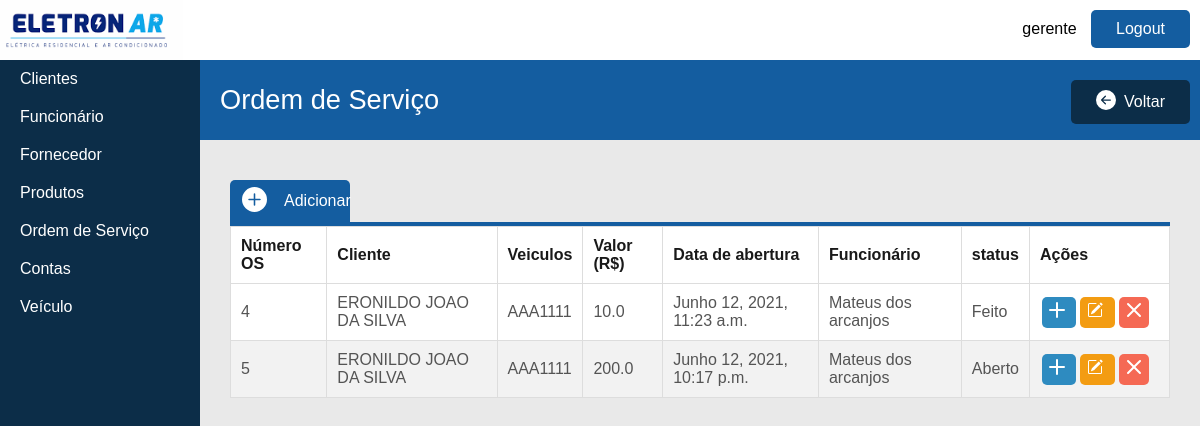
The page /OS/list/ (signed in) on the database its author committed.
### ordemServico/models.py (models this page shows, shortened)
class OrdemDeServico(models.Model):
    STATUS = (
        ('Aberto', 'Aberto'),
        ('Em andamento', 'Em andamento'),
        ('Feito', 'Feito'),
    )
    numeroOS =  models.AutoField(primary_key=True)
    data_created = models.DateTimeField(auto_now_add= True, null= True)
    valor = models.FloatField(null=True, blank=True, default=None)
    cliente = models.ForeignKey('cliente.Cliente', null=True, on_delete = models.SET_NULL)
    veiculos = models.ForeignKey('veiculos.Veiculo', null=True, on_delete = models.SET_NULL)
    status = models.CharField(max_length=50,null=True, choices=STATUS)
    produtos=models.ManyToManyField('produtos.Produto',null=True,blank=True)
    funcionario=models.ForeignKey('funcionario.Funcionario', null=True, on_delete = models.SET_NULL)
    descricao=models.CharField(max_length=250,null=True,blank=True)

### cliente/models.py (models this page shows)
class Cliente(models.Model):
    cpf = models.CharField(max_length=11,primary_key=True)
    nome=models.CharField(max_length=30)
    telefone1=models.CharField(max_length=11,default='N tem ')
    telefone2=models.CharField(max_length=11,default='N tem ',null=True,blank=True)
    endereço=models.CharField(max_length=70,default='N tem endereço ainda')
    email=models.CharField(max_length=30, default='N tem email ainda')
    def __str__(self):
        return self.nome

### veiculos/models.py (models this page shows, shortened)
class Veiculo(models.Model):
    placa=models.CharField(max_length=7,primary_key=True)
    marca=models.CharField(max_length=15)
    modelo=models.CharField(max_length=15)
    cor=models.CharField(max_length=10)
    cliente = models.ForeignKey('cliente.Cliente', null=True,blank=True, on_delete = models.SET_NULL)
    def __str__(self):
        return self.placa

### funcionario/models.py (models this page shows)
class Funcionario(models.Model):
    cpf=models.CharField(max_length=11,primary_key=True)
    nome=models.CharField(max_length=30)
    telefone1=models.CharField(max_length=11)
    telefone2=models.CharField(max_length=11,blank=True,null=True)
    endereço=models.CharField(max_length=70,blank=True,null=True)
    email=models.CharField(max_length=40)
    data_nascimento=models.DateField('aniversário')
    cargo=models.CharField(max_length=15)
    def __str__(self):
        return self.nome

### ordemServico/views.py (the view)
@login_required(login_url='login')
def listarOrdemServico(request):
    OSlist = OrdemDeServico.objects.all()
    return render(request, 'ordemServico/ordemServico_list.html',{'OSlist':OSlist})

### ordemServico/templates/ordemServico/ordemServico_list.html (shortened to what this page needs)
{% extends 'base_layout.html'%}
{% load static %}
{% load humanize %}
{% block content %}
<link rel="stylesheet" href="{% static 'ordemDeServico.css' %}">
<div class="content">
    <div class="content-title">
        <span class="content-subtitle">Ordem de Serviço</span>
        <span class="content-botao">
            <span class="icon-botao-voltar">
                <svg xmlns="http://www.w3.org/2000/svg" width="20" height="20" fill="#FFFFFF"
                    class="bi bi-arrow-left-circle-fill" viewBox="0 0 16 16">
                    <path
                        d="M8 0a8 8 0 1 0 0 16A8 8 0 0 0 8 0zm3.5 7.5a.5.5 0 0 1 0 1H5.707l2.147 2.146a.5.5 0 0 1-.708.708l-3-3a.5.5 0 0 1 0-.708l3-3a.5.5 0 1 1 .708.708L5.707 7.5H11.5z" />
                </svg>
            </span>
            <a href="{% url 'ordemServico:listarOrdemServico' %}"> Voltar</a>
        </span>
    </div>
    {% block adicionar %}
    <div class="action">
        <span class="icon-botao-adicionar">
            <svg xmlns="http://www.w3.org/2000/svg" width="25" height="25" fill="#FFFFFF" class="bi bi-plus-circle-fill" viewBox="0 0 16 16">
                <path d="M16 8A8 8 0 1 1 0 8a8 8 0 0 1 16 0zM8.5 4.5a.5.5 0 0 0-1 0v3h-3a.5.5 0 0 0 0 1h3v3a.5.5 0 0 0 1 0v-3h3a.5.5 0 0 0 0-1h-3v-3z"/>
            </svg>
        </span>
        <span class="botao-adicionar">
            <a href="{% url 'ordemServico:criarOrdemServico' %}">Adicionar</a>
        </span>
    </div>
    <div class="block-table">
        <table>
            <thead>
                <tr>
                    <th> Número OS</th>
                <th>Cliente</th>
                <th>Veiculos</th>
                <th>Valor (R$)</th>
                <th>Data de abertura</th>
                <th>Funcionário</th>
                <th>status</th>
                <th class="th-action">Ações</th>
                </tr>
            </thead>
            <tbody>
                {% for OS in OSlist %}
                <tr>
                    <td>{{ OS.numeroOS }}</td>
                    <td>{{ OS.cliente }}</td>
                    <td> {{ OS.veiculos }}</td>
                    <td> {{ OS.valor }}</td>
                    <td>  {{ OS.data_created}}</td>
                    <td>  {{ OS.funcionario}}</td>
                    <td> {{ OS.status }}</td>
                    <th class="action-icons">
                        <span class="icon-adicionar">
                                <svg xmlns="http://www.w3.org/2000/svg" width="16" height="16" fill="#FFFFFF"
                                    class="bi bi-plus-lg" viewBox="0 0 16 16">
                                    <path
                                        d="M8 0a1 1 0 0 1 1 1v6h6a1 1 0 1 1 0 2H9v6a1 1 0 1 1-2 0V9H1a1 1 0 0 1 0-2h6V1a1 1 0 0 1 1-1z" />
                                </svg>
                        </span>
                        <span class="icon-editar">
                        </span>
                        <span class="icon-excluir">
                        </span>
                    </th>
                </tr>
                {% endfor%}
            </tbody>
        </table>
    </div>
    {% endblock %}
</div>
{% endblock %}

### templates/base_layout.html (shortened to what this page needs)
{% load static%}
<!DOCTYPE html>
<html>
    <head>
        <link rel="stylesheet" href="{% static 'style6.css' %}">
    </head>
    <body>
<header class="header">
    <div class="logo">
        <a href="#">
            <img src="{% static 'logo-eletro-ar.png' %}" alt="Logo" />
        </a>
    </div>
    <aside class="logout">
        <span>{{ request.user }}</span>
        <span class="button-logout"><a href="{% url 'logout' %}">Logout</a></span>
    </aside>
</header>
<div class="container">
    <div class="menu-lateral">
        <ul>
            <li><a href= "{% url 'cliente:listarClientes' %}">Clientes</a></li>
        </ul>
        <ul>
            <li><a href= "#">Funcionário</a></li>
        </ul>
        <ul>
            <li><a href="{% url 'fornecedor:list' %}">Fornecedor</a></li>
        </ul>
        <ul>
            <li><a href="{% url 'produtos:list' %}">Produtos</a></li>
        </ul>
        <ul>
            <li><a href="{% url 'ordemServico:listarOrdemServico' %}">Ordem de Serviço</a></li>
        </ul>
        <ul>
            <li><a href="{% url 'conta:listarContas' %}">Contas </a></li>
        </ul>
        <ul>
            <li><a href="{% url 'veiculos:listarVeiculos' %}">Veículo </a></li>
        </ul>
    </div>
{% block content%}
{% endblock %}
</div>

### assets/style6.css (style rules this page uses)
* { box-sizing: border-box; }
body { font-family: sans-serif; margin: 0; padding: 0; --cor-azul-escuro: rgb(48, 70, 81); --cor-azul-claro: rgb(84, 130, 150); --cor-verde-claro: rgb(0, 204, 107); --cor-azul-bem-escuro: rgb(34, 49, 57); --azul-nivel-5: rgb(215, 227, 239); --cinza-principal: rgb(234, 233, 232); --cinza-claro: #e9e9e9; --cinza-escuro-3: #2c2c2c; --azul-nivel-1: #0C2D48; --azul-nivel-2: #145DA0; --azul-nivel-3: #2E8BC0; --azul-nivel-4: #B1D4E0; height: 100%; }
.header { background-color: white; height: 60px; width: 100%; }
.logo { display: inline-block; height: 60px; }
.logo img { max-height: 60x; height: 60px; }
.logout { float: right; height: 60px; }
.logout span { display: inline-block; }
.logout .button-logout { background-color: var(--azul-nivel-2); list-style-type: none; padding: 10px 25px; border-radius: 5px; margin: 10px; }
.logout a { text-decoration: none; color: white; }
.container { display: grid; grid-template-columns: 200px auto; height:calc(100vh - 60px); }
.menu-lateral { background-color: var(--azul-nivel-1); }
.menu-lateral ul { margin: 0; padding: 0; list-style-type: none; }
.menu-lateral li { padding: 10px 20px; }
.menu-lateral a { font-size: 1em; color: white; text-decoration: none; }
.content { background-color: var(--cinza-claro); }
.content-title { position: relative; height: 80px; background-color: var(--azul-nivel-2); color: white; }
.content-subtitle { position: absolute; top: 50%; transform: translate(0, -50%); display: inline-block; padding: 0 20px; color: white; font-size: 1.7em; }
.content-botao { display: flex; align-items: center; padding: 10px 25px; background-color: var(--azul-nivel-1); float: right; margin: 20px 10px; border-radius: 5px; }
.content-botao .icon-botao-voltar { margin-right: 3px; }
.content-botao a { color: white; text-decoration: none; margin-left: 5px; }
.block-table { margin: 0 30px; position: relative; top: 40px; border-top: 4px solid var(--azul-nivel-2); }
.block-table table { background-color: white; font-size: 1em; color: #545454; font-family: arial, sans-serif; border-collapse: collapse; width: 100%; }
.block-table thead { color: #191919; }
.block-table td, .block-table th { border: 1px solid #dddddd; text-align: left; padding: 10px 10px; }
tr:nth-child(even) { background-color: rgb(242, 242, 242); }
.action { border-top-left-radius: 5px ; border-top-right-radius: 5px ; display: flex; align-items: center; position: relative; background-color: var(--azul-nivel-2); width: 12%; top: 40px; left: 30px; }
a { text-decoration: none; }
.botao-adicionar { padding: 12px 0; }
.icon-botao-adicionar { padding: 0 12px; }
.botao-adicionar a { padding: 12px 5px; color: white; }
.icon-excluir, .icon-adicionar, .icon-editar { padding: 7px; margin: 2px; text-align: center; border-radius: 5px; }
.icon-excluir { background-color: rgb(245, 105, 84); }
.icon-adicionar { background-color: var(--azul-nivel-3); }
.icon-editar { background-color: rgb(243, 156, 18); }
.th-action { width: 140px; }

### rows shown on the page
OrdemDeServico: numeroOS "4", cliente "ERONILDO JOAO DA SILVA", veiculos "AAA1111", valor "10.0", data_created "Junho 12, 2021, 11:23 a.m.", funcionario "Mateus dos arcanjos", status "Feito"
OrdemDeServico: numeroOS "5", cliente "ERONILDO JOAO DA SILVA", veiculos "AAA1111", valor "200.0", data_created "Junho 12, 2021, 10:17 p.m.", funcionario "Mateus dos arcanjos", status "Aberto"

### other values the page prints
{{ request.user }} "gerente"
